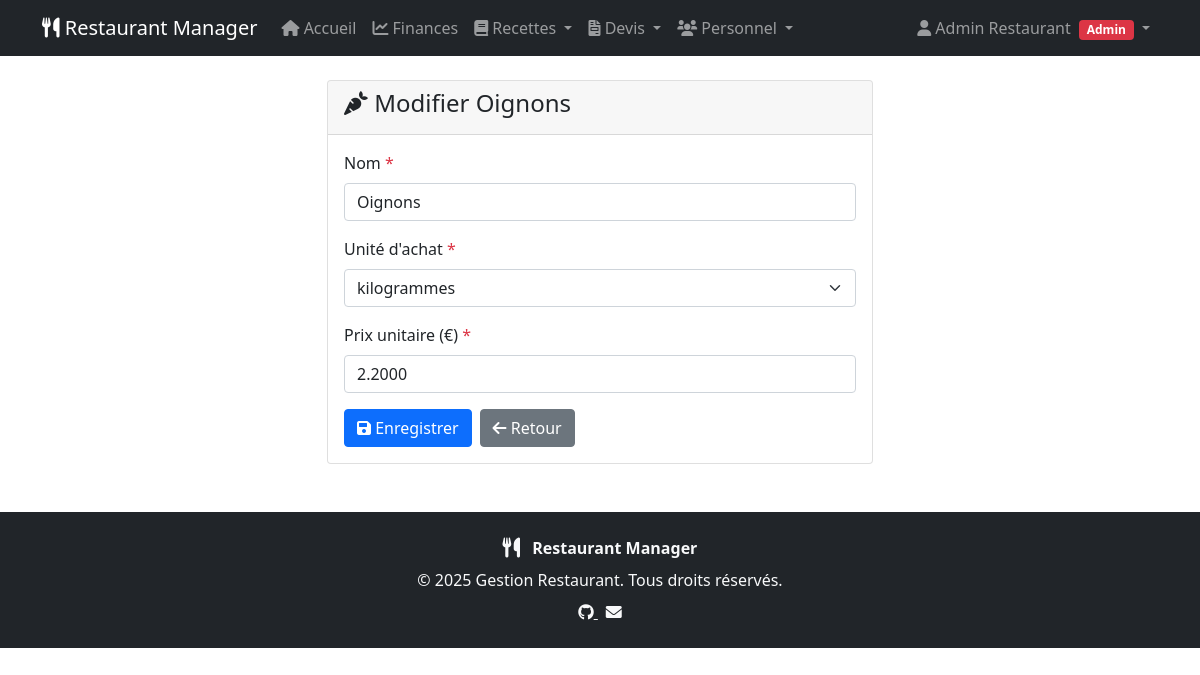
The app's page /recettes/ingredients/2/modifier/ (signed in) with its own data.
### recipes/models.py (models this page shows, shortened)
class Ingredient(models.Model):
    UNIT_CHOICES = [
        ('g', 'grammes'),
        ('kg', 'kilogrammes'),
        ('ml', 'millilitres'),
        ('cl', 'centilitres'),
        ('l', 'litres'),
        ('piece', 'pièce(s)'),
        ('c_soupe', 'cuillère(s) à soupe'),
        ('c_cafe', 'cuillère(s) à café'),
    ]
    name = models.CharField(max_length=200, verbose_name="Nom")
    unit = models.CharField(
        max_length=20,
        choices=UNIT_CHOICES,
        verbose_name="Unité d'achat"
    )
    unit_price = models.DecimalField(
        max_digits=10,
        decimal_places=4,  # Plus de précision pour les petites unités
        verbose_name="Prix unitaire"
    )
    created_at = models.DateTimeField(auto_now_add=True)
    class Meta:
        verbose_name = "Ingrédient"
        verbose_name_plural = "Ingrédients"

### recipes/views.py (the view)
# urls.py: path('ingredients/<int:pk>/modifier/', views.ingredient_update, name='ingredient_update'),
@manager_required
def ingredient_update(request, pk):
    ingredient = get_object_or_404(Ingredient, pk=pk)
    if request.method == 'POST':
        form = IngredientForm(request.POST, instance=ingredient)
        if form.is_valid():
            ingredient = form.save()
            messages.success(request, f'Ingrédient "{ingredient.name}" modifié avec succès!')
            return redirect('recipes:ingredients')
    else:
        form = IngredientForm(instance=ingredient)
    return render(request, 'recipes/ingredient_form.html', {
        'form': form,
        'title': f'Modifier {ingredient.name}',
        'ingredient': ingredient
    })

### recipes/forms.py (shortened to what this page needs)
class IngredientForm(forms.ModelForm):
    class Meta:
        model = Ingredient
        fields = ['name', 'unit', 'unit_price']
        widgets = {
            'name': forms.TextInput(attrs={
                'class': 'form-control',
                'placeholder': 'Ex: Farine, Tomates, Huile d\'olive...'
            }),
            'unit': forms.Select(attrs={
                'class': 'form-select'
            }),
            'unit_price': forms.NumberInput(attrs={
                'class': 'form-control',
                'step': '0.01',
                'min': '0',
                'placeholder': '0.00'
            })
        }
        help_texts = {
            'unit_price': 'Prix pour 1 unité (ex: 0.99€ pour 1kg de farine)'
        }

### templates/recipes/ingredient_form.html (shortened to what this page needs)
{% extends 'base.html' %}
{% block content %}
<div class="row justify-content-center">
  <div class="col-md-6">
    <div class="card">
      <div class="card-header">
        <h4><i class="fas fa-carrot"></i> {{ title }}</h4>
      </div>
      <div class="card-body">
        <form method="post">
          <div class="mb-3">
            <label for="{{ form.name.id_for_label }}" class="form-label">
              {{ form.name.label }} <span class="text-danger">*</span>
            </label>
            {{ form.name }}
          </div>
          <div class="mb-3">
            <label for="{{ form.unit.id_for_label }}" class="form-label">
              {{ form.unit.label }} <span class="text-danger">*</span>
            </label>
            {{ form.unit }}
          </div>
          <div class="mb-3">
            <label for="{{ form.unit_price.id_for_label }}" class="form-label">
              {{ form.unit_price.label }} (€) <span class="text-danger">*</span>
            </label>
            {{ form.unit_price }}
          </div>
          <div class="d-flex gap-2">
            <button type="submit" class="btn btn-primary">
              <i class="fas fa-save"></i> Enregistrer
            </button>
            <a href="{% url 'recipes:ingredients' %}" class="btn btn-secondary">
              <i class="fas fa-arrow-left"></i> Retour
            </a>
          </div>
        </form>
      </div>
    </div>
  </div>
</div>
{% endblock %}

### templates/base.html (shortened to what this page needs)
<!DOCTYPE html>
<html lang="fr">
  <head>
    <link
      href="https://cdn.jsdelivr.net/npm/bootstrap@5.1.3/dist/css/bootstrap.min.css"
      rel="stylesheet"
    />
    <link
      href="https://cdnjs.cloudflare.com/ajax/libs/font-awesome/6.0.0/css/all.min.css"
      rel="stylesheet"
    />
  </head>
  <body>
    <nav class="navbar navbar-expand-lg navbar-dark bg-dark">
      <div class="container">
        <a class="navbar-brand" href="{% url 'dashboard:dashboard' %}">
          <i class="fas fa-utensils"></i> Restaurant Manager
        </a>
        <div class="collapse navbar-collapse" id="navbarNav">
          {% if user.is_authenticated %}
          <ul class="navbar-nav me-auto">
            <li class="nav-item">
              <a class="nav-link" href="{% url 'dashboard:dashboard' %}">
                <i class="fas fa-home"></i> Accueil
              </a>
            </li>
            <li class="nav-item">
              <a class="nav-link" href="{% url 'finances:dashboard' %}">
                <i class="fas fa-chart-line"></i> Finances
              </a>
            </li>
            {% if user.is_superuser or user.groups.filter.name == 'Managers' %}
              <li class="nav-item dropdown">
                <a
                  class="nav-link dropdown-toggle"
                  href="#"
                  id="recipesDropdown"
                  role="button"
                  data-bs-toggle="dropdown"
                >
                  <i class="fas fa-book"></i> Recettes
                </a>
              </li>
            {% endif %}
            {% if user.is_superuser or user.groups.filter.name == 'Managers' %}
              <li class="nav-item dropdown">
                <a
                  class="nav-link dropdown-toggle"
                  href="#"
                  id="quotesDropdown"
                  role="button"
                  data-bs-toggle="dropdown"
                >
                  <i class="fas fa-file-invoice"></i> Devis
                </a>
              </li>
            {% endif %}
            <li class="nav-item dropdown">
              <a
                class="nav-link dropdown-toggle"
                href="#"
                id="staffDropdown"
                role="button"
                data-bs-toggle="dropdown"
              >
                <i class="fas fa-users"></i> Personnel
              </a>
            </li>
          </ul>
          <ul class="navbar-nav">
            <li class="nav-item dropdown">
              <a
                class="nav-link dropdown-toggle"
                href="#"
                id="userDropdown"
                role="button"
                data-bs-toggle="dropdown"
              >
                <i class="fas fa-user"></i>
                {{ user.get_full_name|default:user.username }}
                {% if user.is_superuser %}
                  <span class="badge bg-danger ms-1">Admin</span>
                  {% elif user.groups.filter.name == 'Managers' %}
                  <span class="badge bg-warning ms-1">Manager</span>
                  {% elif user.groups.filter.name == 'Employees' %}
                  <span class="badge bg-info ms-1">Employé</span>
                {% endif %}
              </a>
            </li>
          </ul>
          {% endif %}
        </div>
      </div>
    </nav>
    <div class="container mt-4">{% block content %} {% endblock %}</div>
    <footer class="bg-dark text-light mt-5 py-4">
      <div class="container text-center">
        <div class="mb-2">
          <i class="fas fa-utensils fa-lg me-2"></i>
          <span class="fw-bold">Restaurant Manager</span>
        </div>
        <div class="mb-2">
          &copy; {{ now|default:2025 }} Gestion Restaurant. Tous droits réservés.
        </div>
        <div>
          <a href="https://github.com/andrewarnaud1/mymanager" class="text-light me-2" target="_blank" rel="noopener">
            <i class="fab fa-github"></i>
          </a>
          <a href="mailto:contact@restaurant.com" class="text-light">
            <i class="fas fa-envelope"></i>
          </a>
        </div>
      </div>
    </footer>
  </body>
</html>

### records on screen
Ingredient: name "Oignons", unit "kilogrammes", unit_price "2.2000"

### other values on screen
{{ user.get_full_name|default:user.username }} "Admin Restaurant"
{{ title }} "Modifier Oignons"
{{ now|default:2025 }} "2025"
